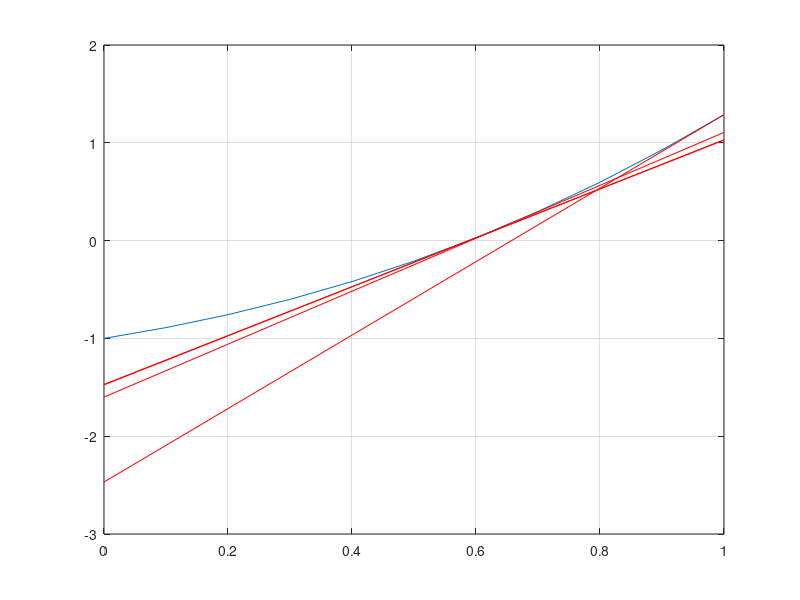

Here is the MATLAB script that generated this plot:
function MetododeNewtonGrafico
 clear
 clc
 a=0;
 b=1; % [a,b] utilizar pra o grafico
 x=[a:0.1:b];
 y=funcao(x);
 plot(x,y)
 grid
 hold on
 erro=10^-7;
 k=0; %numero iteracoes 
 x0=1; %estimativa inicial
 fx=funcao(x0);
 dfx=derivada(x0);
 while (abs(fx)>erro)
    k=k+1;
    r=dfx*(x-x0)+fx; %reta tangente a curva em x0
    plot(x,r,'r')
    hold on    
    xk=x0-fx/dfx %aproximacao da raiz
    x0=xk;
    fx=funcao(x0)
    dfx=derivada(x0);
    pause
  end
  k
  xk
  fx
  
end


function f=funcao(x)
  f=exp(x).*sin(x)-1;
end
function f1=derivada(x)
  f1=exp(x).*sin(x)+exp(x)*cos(x);
end